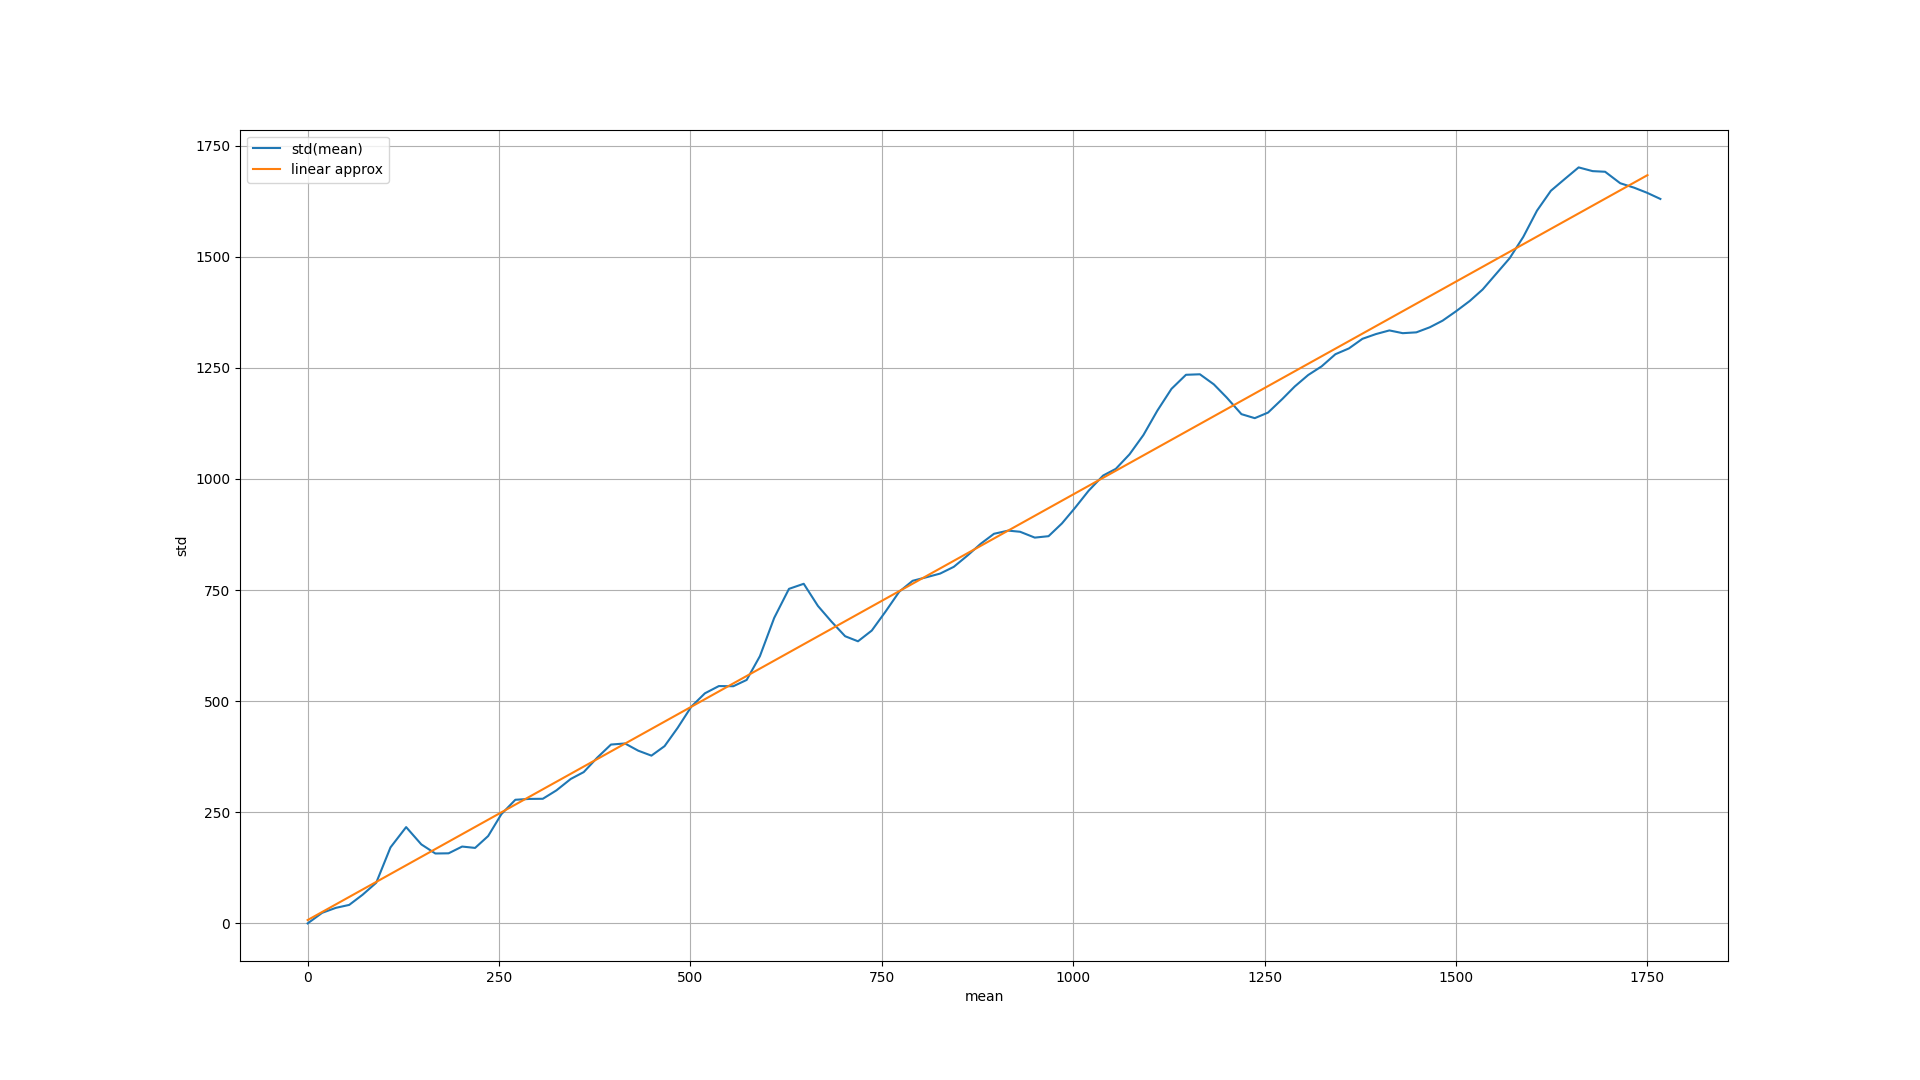

Python code for this plot:
import numpy as np
import matplotlib.pyplot as plt
from astropy.io import fits
import json


class lsq:

    def lstsq_ne(a, b):
        C = np.linalg.inv(a.T @ a) @ a.T
        x = C @ b
        cost = np.linalg.norm(b - a @ x) ** 2
        sigma = cost / (b.shape[0] - x.shape[0])
        var = np.linalg.inv((a.T @ a)) * sigma
        return (x, cost, var)

    def lstsq_svd(a, b, rcond=None):
        U, D, V = np.linalg.svd(a)
        D_1 = np.zeros(a.shape[0])
        for i in range(a.shape[1]):
            if D[i] != 0:
                D_1[i] = D[i]**(-2)
            else:
                D_1[i] = 0
        y = np.zeros(D.shape[0])
        z = U.T @ b
        if rcond is None:
            for i in range(D.shape[0]):
                if D[i] != 0:
                    y[i] = z[i] / D[i]
                else:
                    y[i] = 0
        else:
            for i in range(D.shape[0]):
                if D[i] != 0 and D[i] > rcond * max(D):
                    y[i] = z[i] / D[i]
                else:
                    y[i] = 0
        x = V.T @ y
        x = np.reshape(x, (a.shape[1], 1))
        cost = np.linalg.norm(b - a @ x) ** 2
        sigma = cost / (b.shape[0]-x.shape[0])
        var = V.T @ np.diag(D**(-2)) @ V * sigma
        return (x, cost, var)

    def lstsq(a, b, method, **kwargs):
        if method == "ne":
            return lsq.lstsq_ne(a, b)
        else:
            return lsq.lstsq_svd(a, b, rcond=kwargs.get("rcond"))


hdul = fits.open('/home/nogaromo/Загрузки/ccd.fits')
data = hdul[0].data
hdul.close()
std_1 = np.mean((data[0][0]-data[0][1])**2)
mean_1 = np.mean(data[0])
mean = np.zeros(100)
std = np.zeros(100)
for i in range(1, 100, 1):
    mean[i] = np.mean(data[i]) - mean_1
    std[i] = np.mean((data[i][0]-data[i][1])**2) - std_1
A = np.zeros((mean.shape[0], 2))
std = std.reshape((100, 1))
A[:, 0] = mean[:]
A[:, 1] = 1
koefs = lsq.lstsq(A, std, method='ne')[0]
plt.figure(figsize=(19.20, 10.80))
plt.plot(mean, std, label='std(mean)')
plt.plot(np.linspace(0, 1750, 100), koefs[0]*np.linspace(0, 1750, 100)+koefs[1], label='linear approx')
plt.grid()
plt.xlabel('mean')
plt.ylabel('std')
plt.legend()
plt.savefig('/home/nogaromo/Загрузки/ccd.png', dpi=100)
a = koefs[0][0]
b = koefs[1][0]
g = 2 / a
sigma_r = g**2 * b / 2
delta_a = lsq.lstsq(A, std, method='ne')[2][0][0]
delta_b = lsq.lstsq(A, std, method='ne')[2][1][1]
dg = 2 / a**2 * np.sqrt(delta_a)
d_s = g**2 * np.sqrt(delta_b) / 2
'''dg на 2 порядка меньше d_s, поэтому ей пренебрегаем'''
s1 = np.sqrt(2*delta_b)/2*g*1/(2*np.sqrt(b))

data = {
    "ron": sigma_r.round(2),
    "ron_err": s1.round(2),
    "gain": g.round(2),
    "gain_err": dg.round(2)
}
with open('/home/nogaromo/Загрузки/ccd.json', 'w', encoding='utf-8') as file:
    json.dump(data, file, ensure_ascii=False, indent=4)
file.close()
